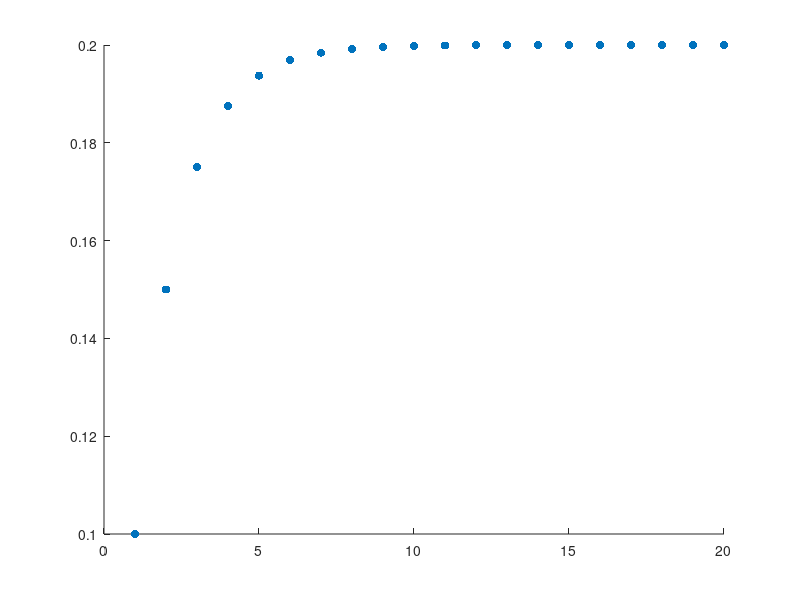

Write the MATLAB code that produced this figure.
clear all
a0 = 0.1;
n = 20; %number of iterations
model = zeros(1, n)
model(1) = a0;
for i = 1:n-1
    model(i+1) = 0.5 * model(i) + 0.1
end

scatter(1:n, model, 'filled')
